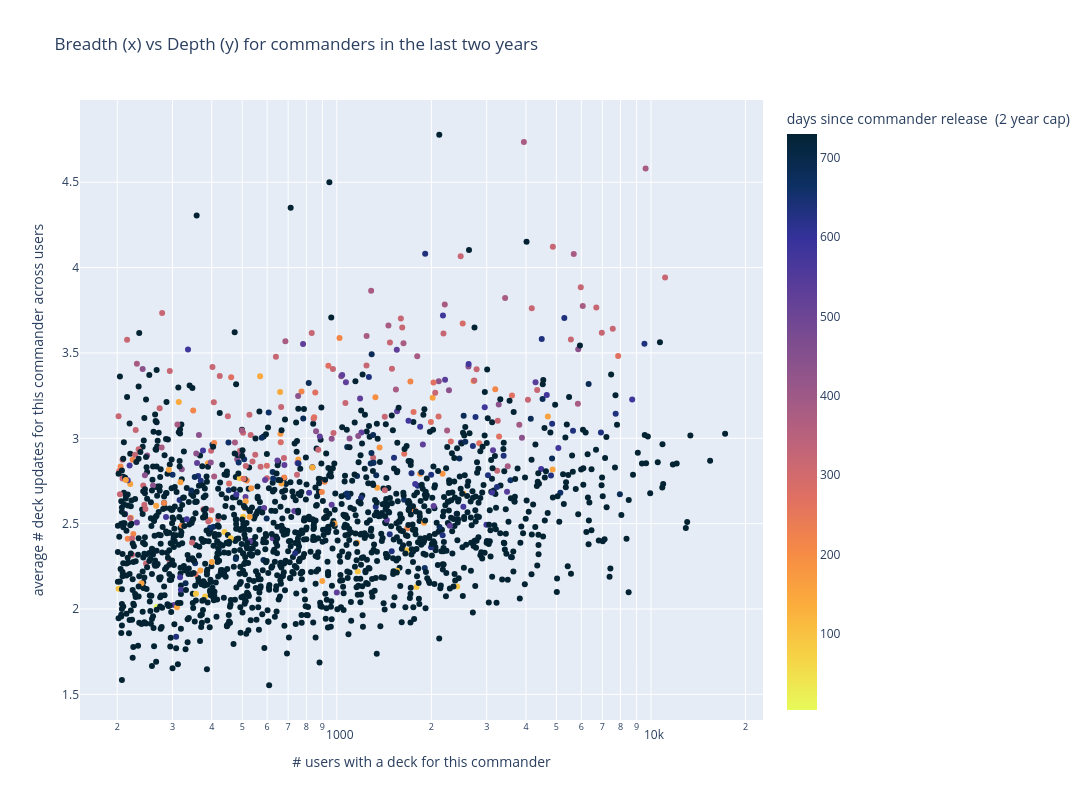

The notebook cell saved with this chart:
### Code cell
fig = px.scatter(
    plot_df,
    x="num_users",
    y="average_num_updates",
    color="time_since_release",
    color_continuous_scale=px.colors.sequential.thermal[::-1],
    hover_name="commanders",
    hover_data={
        "num_users": ":,.0f",
        "average_num_updates": ":.3f",
        "commanders": False,
    },
    labels={
        "num_users": "# users with a deck for this commander",
        "average_num_updates": "average # deck updates for this commander across users",
        "time_since_release": "days since commander release  (2 year cap)",
    },
    title="Breadth (x) vs Depth (y) for commanders in the last two years",
    log_x=True,
    width=1200,
    height=800,
    render_mode="svg",
)

fig.write_html("breadth_vs_depth_updates_after_60_day_burn_in.html")
fig.show()

### Figure 1 — Plotly figure (JSON) as saved in the notebook; plotly's stock layout.template omitted (floating-point values rounded to 4 significant figures; data arrays with more than 128 entries replaced by an {"elided": "..."} marker saying what was removed)
{"data": [{"customdata": {"elided": "1696x1 str values"}, "hovertemplate": "<b>%{hovertext}</b><br><br># users with a deck for this commander=%{x:,.0f}<br>average # deck updates for this commander across users=%{y:.3f}<br>days since commander release  (2 year cap)=%{marker.color}<extra></extra>", "hovertext": {"elided": "1696 str values"}, "legendgroup": "", "marker": {"color": {"elided": "1696 int values"}, "coloraxis": "coloraxis", "symbol": "circle"}, "mode": "markers", "name": "", "orientation": "v", "showlegend": false, "type": "scatter", "x": {"elided": "1696 int values"}, "xaxis": "x", "y": {"elided": "1696 float values"}, "yaxis": "y"}], "layout": {"coloraxis": {"colorbar": {"title": {"text": "days since commander release  (2 year cap)"}}, "colorscale": [[0, "rgb(231, 250, 90)"], [0.09091, "rgb(246, 211, 70)"], [0.1818, "rgb(251, 173, 60)"], [0.2727, "rgb(246, 139, 69)"], [0.3636, "rgb(225, 113, 97)"], [0.4545, "rgb(193, 100, 121)"], [0.5455, "rgb(158, 89, 135)"], [0.6364, "rgb(126, 77, 143)"], [0.7273, "rgb(93, 62, 153)"], [0.8182, "rgb(53, 50, 155)"], [0.9091, "rgb(13, 48, 100)"], [1, "rgb(3, 35, 51)"]]}, "height": 800, "legend": {"tracegroupgap": 0}, "title": {"text": "Breadth (x) vs Depth (y) for commanders in the last two years"}, "width": 1200, "xaxis": {"anchor": "y", "domain": [0, 1], "title": {"text": "# users with a deck for this commander"}, "type": "log"}, "yaxis": {"anchor": "x", "domain": [0, 1], "title": {"text": "average # deck updates for this commander across users"}}}}
